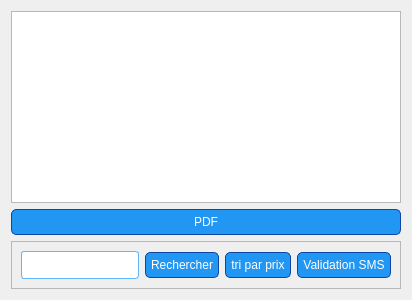
      <widget class="QWidget" name="pageafficherproduits">
       <layout class="QVBoxLayout" name="verticalLayout_6">
        <item>
         <widget class="QTableView" name="tableauproduits">
          <attribute name="verticalHeaderVisible">
           <bool>false</bool>
          </attribute>
         </widget>
        </item>
        <item>
         <widget class="QPushButton" name="pushButton_pdf">
          <property name="styleSheet">
           <string notr="true">QPushButton {
    background-color: #2196F3; /* Bleu primaire */
    color: white;
    border: 1px solid #0D47A1; /* Bleu foncé */
    border-radius: 5px;
    padding: 5px;
}
QPushButton:hover {
    background-color: #1976D2; /* Bleu intermédiaire */
}
QPushButton:pressed {
    background-color: #1565C0; /* Bleu plus foncé */
}</string>
          </property>
          <property name="text">
           <string>PDF</string>
          </property>
         </widget>
        </item>
        <item>
         <widget class="QFrame" name="frame_7">
          <property name="frameShape">
           <enum>QFrame::Shape::StyledPanel</enum>
          </property>
          <property name="frameShadow">
           <enum>QFrame::Shadow::Raised</enum>
          </property>
          <layout class="QHBoxLayout" name="horizontalLayout_2">
           <item>
            <widget class="QLineEdit" name="inputrecherchetableau">
             <property name="styleSheet">
              <string notr="true">QLineEdit {
    border: 1px solid #64B5F6; /* Bleu clair */
    border-radius: 3px;
    padding: 5px;
    background-color: white;
}
QLineEdit:focus {
    border: 2px solid #1E88E5; /* Bleu vif */
}</string>
             </property>
            </widget>
           </item>
           <item>
            <widget class="QPushButton" name="bouttonrecherchetableau">
             <property name="styleSheet">
              <string notr="true">QPushButton {
    background-color: #2196F3; /* Bleu primaire */
    color: white;
    border: 1px solid #0D47A1; /* Bleu foncé */
    border-radius: 5px;
    padding: 5px;
}
QPushButton:hover {
    background-color: #1976D2; /* Bleu intermédiaire */
}
QPushButton:pressed {
    background-color: #1565C0; /* Bleu plus foncé */
}</string>
             </property>
             <property name="text">
              <string>Rechercher</string>
             </property>
            </widget>
           </item>
           <item>
            <widget class="QPushButton" name="triparnom">
             <property name="styleSheet">
              <string notr="true">QPushButton {
    background-color: #2196F3; /* Bleu primaire */
    color: white;
    border: 1px solid #0D47A1; /* Bleu foncé */
    border-radius: 5px;
    padding: 5px;
}
QPushButton:hover {
    background-color: #1976D2; /* Bleu intermédiaire */
}
QPushButton:pressed {
    background-color: #1565C0; /* Bleu plus foncé */
}</string>
             </property>
             <property name="text">
              <string>tri par prix</string>
             </property>
            </widget>
           </item>
           <item>
            <widget class="QPushButton" name="validationsms">
             <property name="styleSheet">
              <string notr="true">QPushButton {
    background-color: #2196F3; /* Bleu primaire */
    color: white;
    border: 1px solid #0D47A1; /* Bleu foncé */
    border-radius: 5px;
    padding: 5px;
}
QPushButton:hover {
    background-color: #1976D2; /* Bleu intermédiaire */
}
QPushButton:pressed {
    background-color: #1565C0; /* Bleu plus foncé */
}</string>
             </property>
             <property name="text">
              <string>Validation SMS</string>
             </property>
            </widget>
           </item>
          </layout>
         </widget>
        </item>
       </layout>
      </widget>
